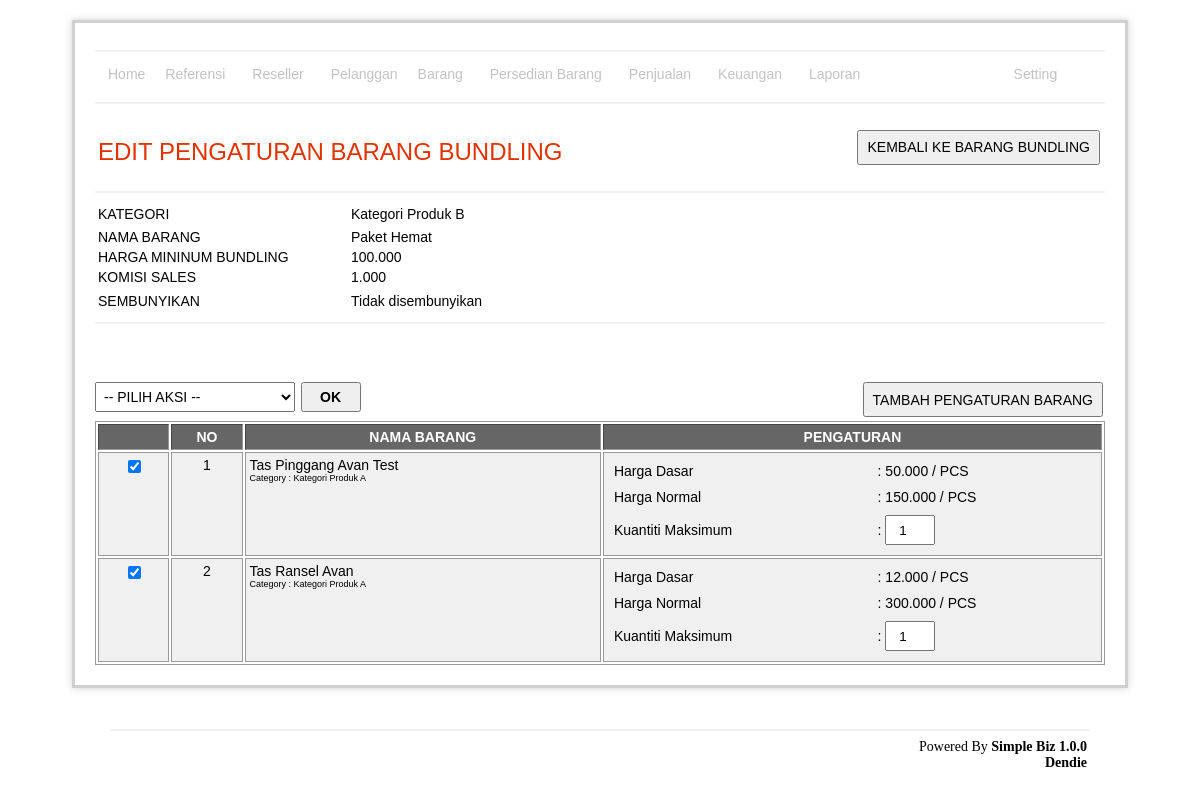
The page /stuffBundling/stuff.php?id=1 (signed in) on the database its author committed.
### tables this page shows
CREATE TABLE `stuff_bundling`  (
  `id` int(11) NOT NULL AUTO_INCREMENT,
  `category_id` int(11) NOT NULL,
  `name` varchar(255) NULL DEFAULT NULL,
  `nickname` varchar(255) NULL DEFAULT NULL,
  `price_min` decimal(10, 0) NULL DEFAULT NULL,
  `price` decimal(10, 0) NULL DEFAULT NULL,
  `price_basic` decimal(11, 0) NULL DEFAULT NULL,
  `fee_sales` double NULL DEFAULT NULL,
  `is_hidden` enum('0','1') NOT NULL DEFAULT '0' COMMENT '0=not hidden,1=hidden',
  `is_delete` enum('0','1') NOT NULL DEFAULT '0' COMMENT '0=not delete 1=delete',
  PRIMARY KEY (`id`) USING BTREE
);

CREATE TABLE `stuff_bundling_detail`  (
  `id` int(11) NOT NULL AUTO_INCREMENT,
  `stuff_bundling_id` int(11) NOT NULL,
  `stuff_id` varchar(255) NULL DEFAULT NULL,
  `price` decimal(10, 0) NULL DEFAULT NULL,
  `fee_sales` double NULL DEFAULT NULL,
  `discount_type` enum('0','1') NULL DEFAULT '0' COMMENT '0=percent, 1=nomina',
  `discount_percent` double NULL DEFAULT NULL,
  `discount_nominal` double NULL DEFAULT NULL,
  `qty` double NULL DEFAULT NULL,
  PRIMARY KEY (`id`) USING BTREE
);

CREATE TABLE `stuff`  (
  `id` int(11) NOT NULL AUTO_INCREMENT,
  `category_id` int(11) NOT NULL,
  `sku` varchar(255) NULL DEFAULT NULL,
  `name` varchar(255) NULL DEFAULT NULL,
  `nickname` varchar(255) NOT NULL,
  `stock` int(11) NULL DEFAULT NULL,
  `stock_min_alert` int(11) NULL DEFAULT NULL,
  `const_id` int(11) NULL DEFAULT NULL,
  `location_id` int(11) NULL DEFAULT NULL,
  `price` decimal(10, 0) NULL DEFAULT NULL,
  `price_basic` decimal(11, 0) NOT NULL,
  `fee_sales` double NOT NULL,
  `is_hidden` enum('0','1') NOT NULL DEFAULT '0' COMMENT '0=not hidden,1=hidden',
  `is_delete` enum('0','1') NULL DEFAULT '0' COMMENT '0=not delete 1=delete',
  `cost_cs` double NOT NULL,
  `cost_ops` double NOT NULL DEFAULT 0,
  `cost_riset` double NOT NULL DEFAULT 0,
  `cost_adv` double NOT NULL DEFAULT 0,
  `description` tinytext NULL,
  PRIMARY KEY (`id`) USING BTREE
);

### lib/general.class.php (called while the page is built, shortened)
<?php
if (!class_exists('general')) {
	class general
	{
		public static function secureInput($str)
		{
			$rst = addslashes(htmlentities($str));
			return $rst;
		}
	}
}
?>

### stuffBundling/stuffRead.php (called while the page is built, shortened)
<?php
	include '../lib/connection.php';
	include '../lib/general.class.php';
	$id = general::secureInput($_REQUEST['id']);
	$query = "select id, name, price, category_id, price_min,
		  price_basic, nickname, fee_sales, is_hidden,
		  (select name from stuff_category as sc where sc.id = stuff_bundling.category_id) as category_name
		from stuff_bundling
		where id = '$id'";
	$tmp = mysqli_query($con, $query);
	$data = mysqli_fetch_array($tmp);
	$query = "select sb.id,sb.price, sb.fee_sales, sb.discount_percent, sb.discount_nominal, sb.discount_type, sb.qty,
			 s.name, s.price_basic as price_basic, s.nickname, s.price_basic, s.price as price_normal, s.fee_sales as fee_sales_basic,
			(select name from stuff_category as sc where sc.id = category_id) as category_name,
			(select name from const as c where c.id = const_id) as const_name
		from stuff as s
		inner join stuff_bundling_detail as sb
		  on sb.stuff_id = s.id
		where sb.stuff_bundling_id = '$id'
		order by s.category_id, s.name";
	$dataStuff = mysqli_query($con, $query) or die (mysqli_error($con));
?>

### stuffBundling/stuff.php (the view, shortened to what this page needs)
<?php include 'stuffRead.php' ?>
<table width="100%">
  <tr>
  	 <td valign="top">
		<h1>EDIT PENGATURAN BARANG BUNDLING</h1>
  	 </td>
  	 <td align="right" valign="middle">
  	 	<input type="button" value="KEMBALI KE BARANG BUNDLING" onclick="window.location='index.php'" />
  	 </td>
  </tr>
</table>
<hr />
<table width="100%">
	<tr>
		<td width="25%">KATEGORI</td>
		<td style="height: 25px;">
		  <?php echo $data['category_name'] ?>
		</td>
	</tr>
	<tr>
		<td width="20%" valign="top">NAMA BARANG</td>
		<td>
			<?php echo isset($_POST['name']) ? $_POST['name'] : $data['name'] ?>
		</td>
	</tr>
	<tr>
		<td width="20%" valign="top">HARGA MININUM BUNDLING</td>
		<td>
			<?php echo number_format($data['price_min'],0,'','.') ?></div>
	<tr>
		<td width="20%" valign="top">KOMISI SALES</td>
		<td>
			<?php echo number_format($data['fee_sales'],0,'','.') ?></div>
	<tr>
		<td>SEMBUNYIKAN</td>
		<td style="height: 25px;">
			<?php if($data['is_hidden'] == '1'): ?>
				Sembunyikan, agar tidak tampil dipilih menu penjualan
			<?php else: ?>
				Tidak disembunyikan
			<?php endif; ?>
		</td>
	</tr>
<hr />
<br /><br />
<?php if(mysqli_num_rows($dataStuff) < 1) : ?>
 	<div class="warning">
		<h3><?php echo message::getMsg('emptySuccess') ?></h3>
	</div>
<?php else: ?>
	<form action="editStuffSave.php" method="post" onsubmit="return submitAct()" id="frm">
	   <div style="float: left; margin-bottom: 2px; margin-top: 20px">
			<select name="actionType" id="actionType" style="width:200px;">
				<option value="0">-- PILIH AKSI --</option>
			</select>
			<input style="font-weight:bold; width:60px; height:30px" name="submit" type="submit" value=" OK " />
	   </div>
	   <div style="float: right; margin-bottom: 2px; margin-top: 20px" class="button">
		    <div style=""><input type="button" value="TAMBAH PENGATURAN BARANG" data-title="TAMBAH BARANG" data-width="950" data-height="500"  link="addStuff.php?stuffBundlingId=<?php echo $data['id'] ?>"  /></div>
	   </div>
	   <div id="tbl">
		<table width="100%" border="1">
			<thead>
				<tr>
					<th align="center" width="5%">&nbsp;</th>
					<th align="center" width="5%">NO</th>
					<th align="center" width="25%">NAMA BARANG</th>
					<th align="center" width="35%">PENGATURAN</th>
				</tr>
			</thead>
			<tbody>
				<?php $i = isset($_REQUEST['SplitRecord']) ? $_REQUEST['SplitRecord'] + 1  : 1  ?>
				<?php while($val = mysqli_fetch_array($dataStuff)): ?>
					<tr>
						<td align="center" valign="top">
							<input type="checkbox" name="stuffIdChoose[] " value="<?php echo $val['id'] ?>" checked>
						</td>
						<td align="center" valign="top">
						  <?php echo $i ?>
						</td>
						<td align="left" valign="top">
							<?php echo $val['name'] ?> <br />
							<small style="font-size:9px; padding-left:0px">Category : <?php echo $val['category_name'] ?></small>
						</td>
						<td align="center" valign="top">
							<table width="100%" style="border: 0px; font-size: 11px">
							  <tr>
							  	<td  style="border: 0px">Harga Dasar</td>
							  	<td  style="border: 0px">:
							  		<?php echo number_format($val['price_basic'],0,'','.') ?> / <?php echo $val['const_name'] ?>
							  	</td>
							  </tr>
							  <tr>
							  	<td  style="border: 0px">Harga Normal</td>
							  	<td  style="border: 0px">:
							  		<?php echo number_format($val['price_normal'],0,'','.') ?> / <?php echo $val['const_name'] ?>
							  	</td>
							  </tr>
							  <tr>
							  	<td  style="border: 0px">Kuantiti Maksimum</td>
							  	<td  style="border: 0px">:
							  	    <input  name="qty_<?php echo $val['id'] ?>" type="number" min="0"  value="<?php echo $val['qty'] ?>" style="width: 50px; height: 30px; text-align: center;">
							  	</td>
							  </tr>
							</table>
						</td>
					</tr>
				<?php $i++; ?>
				<?php endwhile; ?>
		</table>
	   </div>
	</form>
<?php endif; ?>
<?php include '../template/main.php' ?>

### asset/css/style.css (style rules this page uses)
#content h1 { color: #e13300; background-color: transparent; font-weight: normal; font-size: 24px; margin: 10px 0 5px 0; padding: 15px 0 10px 0px; text-align:left; }
table { font-size: 14px; }
#tbl table { border: 1px solid #999; }
#tbl th { font-weight: bold; text-align: center; font-size: 14px; background-color: #666; color: #fff; padding: 4px; }
#tbl td { border: 1px solid #999; font-weight: normal; font-size: 14px; padding: 4px; background-color: #f0f0f0; }
hr { border: 1px solid #f1f1f1; }
form { margin: 0; padding: 0; text-align: left; }
select { font-size: 14px; height: 30px; padding: 0px 4px 0px 4px; }
input[type="button"], input[type="submit"] { font-size: 14px; height: 35px; padding: 2px 8px 2px 8px; margin: 2px; }

### rows shown on the page
stuff_bundling: name "Paket Hemat", price_min "100.000", fee_sales "1.000"
stuff_bundling_detail: stuff.name "Tas Pinggang Avan Test", category_name "Kategori Produk A", stuff.price_basic "50.000", const_name "PCS", stuff.price "150.000", id+qty "1"
stuff_bundling_detail: stuff.name "Tas Ransel Avan", category_name "Kategori Produk A", stuff.price_basic "12.000", const_name "PCS", stuff.price "300.000", qty "1"

### other values the page prints
$data['category_name'] "Kategori Produk B"
